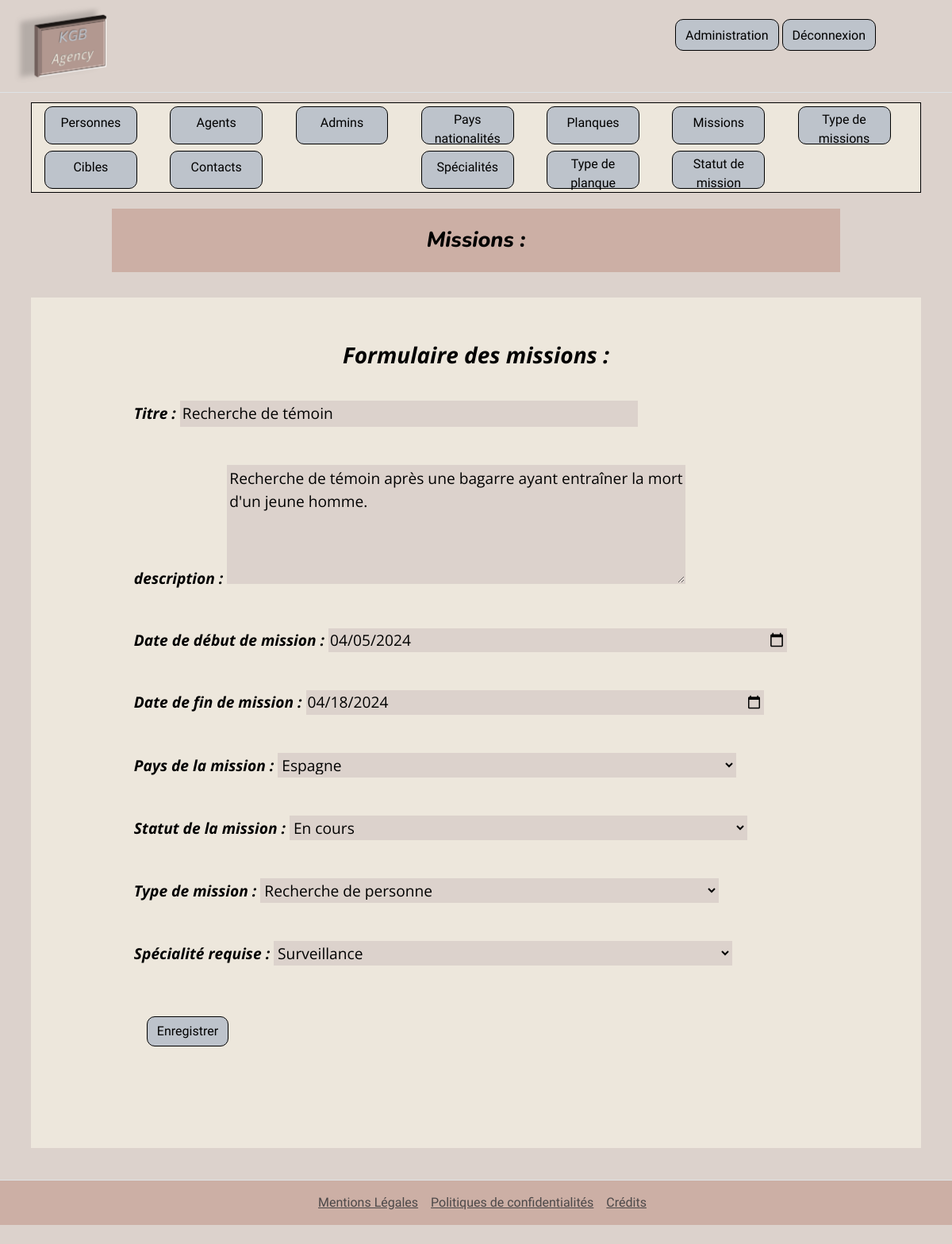
The app's page /index.php?controller=back&action=Mission&todo=edit&id=2 (signed in) with its own data.
### tables this page shows
CREATE TABLE IF NOT EXISTS `missions` (
  `id` int(11) NOT NULL AUTO_INCREMENT,
  `title` varchar(50) NOT NULL,
  `description` text DEFAULT NULL,
  `code_name` varchar(60) NOT NULL,
  `begin_date` date DEFAULT NULL,
  `end_date` date DEFAULT NULL,
  `id_country` int(11) NOT NULL,
  `id_status` int(11) NOT NULL,
  `id_typeMission` int(11) NOT NULL,
  `id_speciality` int(11) NOT NULL,
  PRIMARY KEY (`id`),
  KEY `id_country` (`id_country`),
  KEY `id_status` (`id_status`),
  KEY `id_typeMission` (`id_typeMission`),
  KEY `id_speciality` (`id_speciality`)
);

CREATE TABLE IF NOT EXISTS `countries` (
  `id` int(11) NOT NULL AUTO_INCREMENT,
  `country_name` varchar(50) NOT NULL,
  `nationality` varchar(50) NOT NULL,
  PRIMARY KEY (`id`)
);

CREATE TABLE IF NOT EXISTS `status` (
  `id` int(11) NOT NULL AUTO_INCREMENT,
  `name` varchar(50) NOT NULL,
  PRIMARY KEY (`id`)
);

CREATE TABLE IF NOT EXISTS `typemissions` (
  `id` int(11) NOT NULL AUTO_INCREMENT,
  `type_mission` varchar(50) NOT NULL,
  PRIMARY KEY (`id`)
);

CREATE TABLE IF NOT EXISTS `specialities` (
  `id` int(11) NOT NULL AUTO_INCREMENT,
  `name` varchar(50) DEFAULT NULL,
  PRIMARY KEY (`id`)
);

### templates/partials/Mission/Form.php (the view, shortened to what the rows shown need)
<?php
$countryRepository = new CountryRepository();
$countries = $countryRepository->findAllCountrys();
$statusRepository = new StatusRepository();
$status = $statusRepository->findAllStatuss();
$typeMissionRepository = new TypeMissionRepository();
$typeMissions = $typeMissionRepository->findAllTypeMissions();
$specialitiesRepository = new SpecialityRepository();
$specialities =  $specialitiesRepository->findAllSpecialitys();
if(key_exists('id',$_GET)){
    if ($_GET['id']){
    $missionRepository = new MissionRepository();
    $mission = $missionRepository->findOneMissionById($_GET['id']);
    }
}else {
    $mission = null;
}
?>
<div class="row d-flex justify-content-center ">
    <div class="col-9 m-3 p-3 d-flex align-items-center justify-content-center pageTitle">
        <h1 class="d-flex justify-content-center m-2"> Missions : </h1>
    </div>
    <div class="col-11 m-3 p-3 d-flex justify-content-center align-items-center formCategory" >
            <div class="row m-3 p-3 d-flex align-items-center justify-content-center">
                <h1 class="d-flex justify-content-center m-2 attributName formCategory fs-3"> Formulaire des missions : </h1>
                <div class="row d-flex justify-content-start my-3 ms-2 me-1">
                    <form <?php
                    if ($_GET['todo']=='create'){ ?> action="/index.php?controller=back&action=Mission&todo=create"
                    <?php } else { ?> action=" " <?php } ?> method="POST">
                        <div class="mt-3 mb-5 mx-2">
                            <label for="title" class=" col-4 d-inline attributName"> Titre :</label>
                            <input type="text" class="col-8 d-inline attribueValue formInput" id="title" name="title" required
                            <?php if (isset($_POST['Mission']) && !empty($_POST['title'])){
                                echo('value="'.trim(htmlspecialchars($_POST['title'])).'"');
                            } elseif (!is_null($mission)) { ?> value="<?php echo(trim(htmlspecialchars($mission->getTitle())));?>" <?php } ?> >
                        </div>
                        <div class="mt-3 mb-5 mx-2">
                            <label for="description" class=" col-4 d-inline attributName"> description :</label>
                            <textarea class="col-8 d-inline attribueValue formInput" rows="5" id="description" name="description" ><?php
                            if (isset($_POST['Mission']) && !empty($_POST['description'])){
                                echo(trim(htmlspecialchars($_POST['description'])));
                            } elseif (!is_null($mission) && !is_null($mission->getDescription())) { echo(trim(htmlspecialchars($mission->getDescription()))); } ?></textarea>
                        </div>
                        <div class="mt-3 mb-5 mx-2">
                            <label for="beginDate" class=" col-4 d-inline attributName"> Date de début de mission :</label>
                            <input type="date" class="col-8 d-inline attribueValue formInput" id="beginDate" name="beginDate"
                            <?php if (isset($_POST['Person']) && !empty($_POST['beginDate'])){
                                echo('value="'.trim(htmlspecialchars($_POST['beginDate'])).'"');
                            } elseif (!is_null($mission) && !is_null($mission->getBeginDate())) { ?> value="<?php echo(date_format($mission->getBeginDate(),'Y-m-d'));?>" <?php } ?> >
                        </div>
                        <div class="mt-3 mb-5 mx-2">
                            <label for="endDate" class=" col-4 d-inline attributName"> Date de fin de mission :</label>
                            <input type="date" class="col-8 d-inline attribueValue formInput" id="endDate" name="endDate"
                            <?php if (isset($_POST['Person']) && !empty($_POST['endDate'])){
                                echo('value="'.trim(htmlspecialchars($_POST['endDate'])).'"');
                            } elseif (!is_null($mission) && !is_null($mission->getEndDate())) { ?> value="<?php echo(date_format($mission->getEndDate(),'Y-m-d'));?>" <?php } ?> >
                        </div>
                        <div class="mt-3 mb-5 mx-2">
                            <label for="idCountry" class=" col-4 d-inline attributName"> Pays de la mission :</label>
                            <select name="idCountry" id="idCountry" class="col-8 d-inline attribueValue formInput" required>
                                <optgroup label="pays">
                                    <?php foreach ($countries as $country) {
                                        $idCountryArray[] = $country['id'] ?>
                                        <option value="<?php echo($country['id'])?>"
                                        <?php if (!is_null($mission)) {
                                                if ($country['id']==$mission->getIdCountry()){ ?> selected
                                        <?php }} ?> > <?php echo(htmlspecialchars($country['country_name']))?></option>
                                    <?php } ?>
                                </optgroup>
                            </select>
                        </div>
                        <div class="mt-3 mb-5 mx-2">
                            <label for="idStatus" class=" col-4 d-inline attributName"> Statut de la mission :</label>
                            <select name="idStatus" id="idStatus" class="col-8 d-inline attribueValue formInput" >
                                <optgroup label="Statut">
                                    <?php foreach ($status as $statut) {
                                        $idStatusArray[] = $statut['id'] ; ?>
                                        <option value="<?php echo($statut['id'])?>"
                                        <?php if (!is_null($mission)) {
                                                if ($statut['id']==$mission->getIdStatus()){ ?> selected
                                        <?php }} ?>
                                        ><?php echo(htmlspecialchars($statut['name']))?> </option>
                                        <?php } ?>
                                </optgroup>
                            </select>
                        </div>
                        <div class="mt-3 mb-5 mx-2">
                            <label for="idTypeMission" class=" col-4 d-inline attributName"> Type de mission :</label>
                            <select name="idTypeMission" id="idTypeMission" class="col-8 d-inline attribueValue formInput" required>
                                <optgroup label="type de mission">
                                    <?php foreach ($typeMissions as $typeMission) {
                                        $idTypeMissionArray[] = $typeMission['id']; ?>
                                        <option value="<?php echo($typeMission['id'])?>"
                                        <?php if (!is_null($mission)) {
                                                if ($typeMission['id']==$mission->getIdTypeMission()){ ?> selected
                                        <?php }} ?>
                                        ><?php echo(htmlspecialchars($typeMission['type_mission']))?> </option>
                                    <?php } ?>
                                </optgroup>
                            </select>
                        </div>
                        <div class="mt-3 mb-5 mx-2">
                            <label for="idSpeciality" class=" col-4 d-inline attributName"> Spécialité requise :</label>
                            <select name="idSpeciality" id="idSpeciality" class="col-8 d-inline attribueValue formInput" required>
                                <optgroup label="spécialité">
                                    <?php foreach ($specialities as $speciality) {
                                        $idSpecialityArray[] = $speciality['id']; ?>
                                        <option value="<?php echo($speciality['id'])?>"
                                        <?php if (!is_null($mission)) {
                                                if ($speciality['id']==$mission->getIdSpeciality()){ ?> selected
                                        <?php }} ?> ><?php echo(htmlspecialchars($speciality['name']))?> </option>
                                    <?php } ?>
                                </optgroup>
                            </select>
                        </div>
                        <div class="mt-3 mb-5 mx-2">
                            <input type="submit" name="Mission" class="m-3 btn btn-primary" value="Enregistrer">
                        </div>
                    </form>
                </div>
            </div>
    </div>
</div>

### records on screen
missions: title "Recherche de témoin", description "Recherche de témoin après une bagarre ayant entraîner la mort d'un jeune homme.", idCountry "Espagne", idStatus "En cours", idTypeMission "Recherche de personne", idSpeciality "Surveillance"
